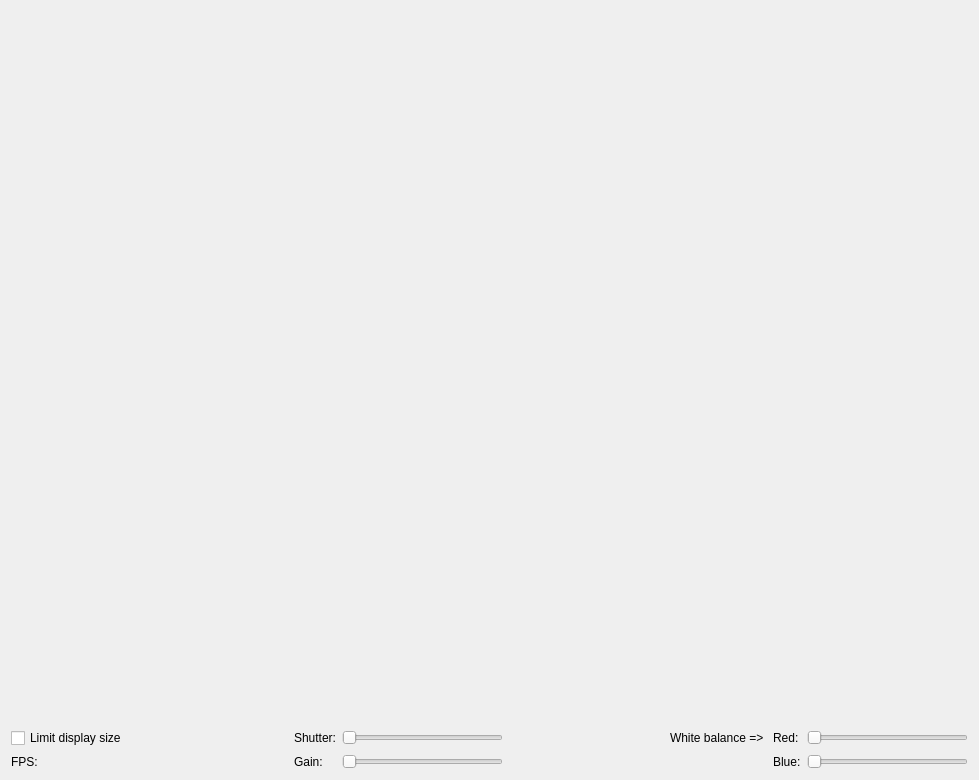
<?xml version="1.0" encoding="UTF-8"?>
<ui version="4.0">
 <class>VideoDialogClass</class>
 <widget class="QDialog" name="VideoDialogClass">
  <property name="geometry">
   <rect>
    <x>0</x>
    <y>0</y>
    <width>979</width>
    <height>780</height>
   </rect>
  </property>
  <property name="sizePolicy">
   <sizepolicy hsizetype="Fixed" vsizetype="Fixed">
    <horstretch>0</horstretch>
    <verstretch>0</verstretch>
   </sizepolicy>
  </property>
  <property name="minimumSize">
   <size>
    <width>0</width>
    <height>0</height>
   </size>
  </property>
  <property name="maximumSize">
   <size>
    <width>16777215</width>
    <height>16777215</height>
   </size>
  </property>
  <property name="contextMenuPolicy">
   <enum>Qt::NoContextMenu</enum>
  </property>
  <property name="windowTitle">
   <string/>
  </property>
  <layout class="QVBoxLayout" name="verticalLayout">
   <item>
    <widget class="VideoWidget" name="videoWidget" native="true">
     <property name="sizePolicy">
      <sizepolicy hsizetype="MinimumExpanding" vsizetype="MinimumExpanding">
       <horstretch>0</horstretch>
       <verstretch>0</verstretch>
      </sizepolicy>
     </property>
     <property name="minimumSize">
      <size>
       <width>320</width>
       <height>240</height>
      </size>
     </property>
    </widget>
   </item>
   <item>
    <layout class="QGridLayout" name="gridLayout">
     <item row="0" column="2">
      <widget class="QLabel" name="shutterLabel">
       <property name="text">
        <string>Shutter:</string>
       </property>
      </widget>
     </item>
     <item row="1" column="3">
      <widget class="QSlider" name="gainSlider">
       <property name="orientation">
        <enum>Qt::Horizontal</enum>
       </property>
      </widget>
     </item>
     <item row="1" column="7">
      <widget class="QSlider" name="balanceBlueSlider">
       <property name="orientation">
        <enum>Qt::Horizontal</enum>
       </property>
      </widget>
     </item>
     <item row="0" column="5">
      <widget class="QLabel" name="wbLabel">
       <property name="text">
        <string>White balance =&gt; </string>
       </property>
      </widget>
     </item>
     <item row="0" column="3">
      <widget class="QSlider" name="shutterSlider">
       <property name="orientation">
        <enum>Qt::Horizontal</enum>
       </property>
      </widget>
     </item>
     <item row="0" column="7">
      <widget class="QSlider" name="balanceRedSlider">
       <property name="orientation">
        <enum>Qt::Horizontal</enum>
       </property>
      </widget>
     </item>
     <item row="0" column="6">
      <widget class="QLabel" name="balanceRedLabel">
       <property name="text">
        <string>Red:</string>
       </property>
      </widget>
     </item>
     <item row="1" column="2">
      <widget class="QLabel" name="gainLabel">
       <property name="text">
        <string>Gain:</string>
       </property>
      </widget>
     </item>
     <item row="1" column="6">
      <widget class="QLabel" name="balanceBlueLabel">
       <property name="text">
        <string>Blue:</string>
       </property>
      </widget>
     </item>
     <item row="0" column="4">
      <spacer name="horizontalSpacer_2">
       <property name="orientation">
        <enum>Qt::Horizontal</enum>
       </property>
       <property name="sizeHint" stdset="0">
        <size>
         <width>40</width>
         <height>20</height>
        </size>
       </property>
      </spacer>
     </item>
     <item row="1" column="0">
      <widget class="QLabel" name="fpsLabel">
       <property name="text">
        <string>FPS:</string>
       </property>
      </widget>
     </item>
     <item row="0" column="1">
      <spacer name="horizontalSpacer">
       <property name="orientation">
        <enum>Qt::Horizontal</enum>
       </property>
       <property name="sizeHint" stdset="0">
        <size>
         <width>40</width>
         <height>20</height>
        </size>
       </property>
      </spacer>
     </item>
     <item row="0" column="0">
      <widget class="QCheckBox" name="ldsBox">
       <property name="text">
        <string>Limit display size</string>
       </property>
      </widget>
     </item>
    </layout>
   </item>
  </layout>
 </widget>
 <layoutdefault spacing="6" margin="11"/>
 <customwidgets>
  <customwidget>
   <class>VideoWidget</class>
   <extends>QWidget</extends>
   <header>videowidget.h</header>
   <container>1</container>
  </customwidget>
 </customwidgets>
 <resources/>
 <connections>
  <connection>
   <sender>ldsBox</sender>
   <signal>toggled(bool)</signal>
   <receiver>VideoDialogClass</receiver>
   <slot>onLdsBoxToggled(bool)</slot>
  </connection>
  <connection>
   <sender>shutterSlider</sender>
   <signal>sliderMoved(int)</signal>
   <receiver>VideoDialogClass</receiver>
   <slot>onShutterChanged(int)</slot>
   <hints>
    <hint type="sourcelabel">
     <x>389</x>
     <y>759</y>
    </hint>
    <hint type="destinationlabel">
     <x>489</x>
     <y>389</y>
    </hint>
   </hints>
  </connection>
  <connection>
   <sender>gainSlider</sender>
   <signal>sliderMoved(int)</signal>
   <receiver>VideoDialogClass</receiver>
   <slot>onGainChanged(int)</slot>
   <hints>
    <hint type="sourcelabel">
     <x>863</x>
     <y>759</y>
    </hint>
    <hint type="destinationlabel">
     <x>489</x>
     <y>389</y>
    </hint>
   </hints>
  </connection>
  <connection>
   <sender>balanceRedSlider</sender>
   <signal>sliderMoved(int)</signal>
   <receiver>VideoDialogClass</receiver>
   <slot>onBalanceRedChanged(int)</slot>
   <hints>
    <hint type="sourcelabel">
     <x>875</x>
     <y>720</y>
    </hint>
    <hint type="destinationlabel">
     <x>489</x>
     <y>389</y>
    </hint>
   </hints>
  </connection>
  <connection>
   <sender>balanceBlueSlider</sender>
   <signal>sliderMoved(int)</signal>
   <receiver>VideoDialogClass</receiver>
   <slot>onBalanceBlueChanged(int)</slot>
   <hints>
    <hint type="sourcelabel">
     <x>875</x>
     <y>755</y>
    </hint>
    <hint type="destinationlabel">
     <x>489</x>
     <y>389</y>
    </hint>
   </hints>
  </connection>
 </connections>
 <slots>
  <slot>onLdsBoxToggled(bool)</slot>
  <slot>onShutterChanged(int)</slot>
  <slot>onGainChanged(int)</slot>
  <slot>onBalanceRedChanged(int)</slot>
  <slot>onBalanceBlueChanged(int)</slot>
 </slots>
</ui>
